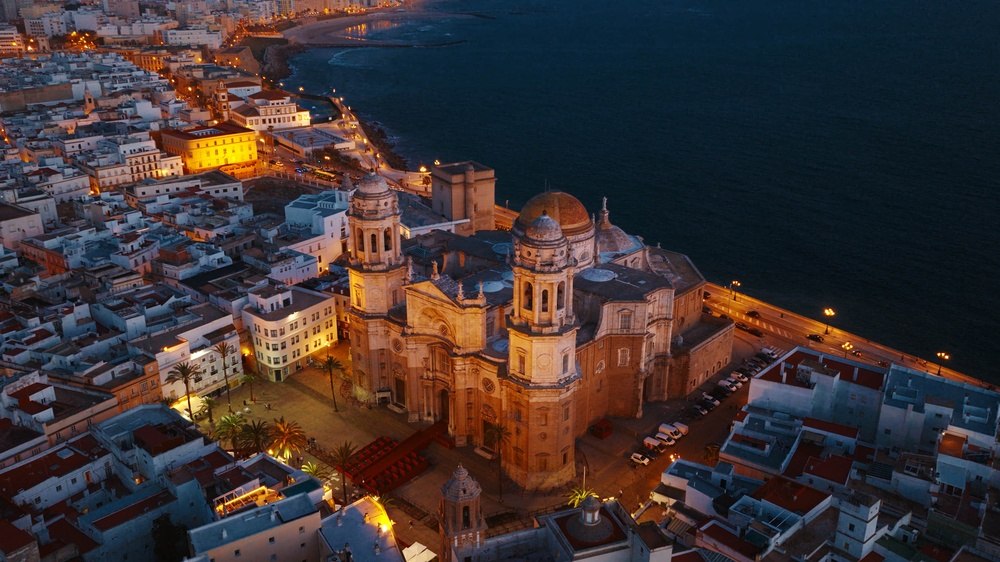
#> input picture EM_HW4/input.jpg, 1000 x 562 px, shrunk from 3840 x 2160 before the run; the run also reads 1 picture not shown here
$ python C420_compression.py
#> lines starting #> are read from the running program, lines starting #| are printed output that depends on the picture
# make_comparison.py
import math
import os

import numpy as np
from PIL import Image, ImageDraw

ORIG = "input.jpg"       # ← 原圖檔名
REC  = "output.jpg"      # ← 重建圖檔名
OUT  = "comparison.png"  # ← 對照圖輸出

def psnr(a, b):
    mse = np.mean((a.astype(np.float32) - b.astype(np.float32))**2)
    return float('inf') if mse == 0 else 20*math.log10(255.0/math.sqrt(mse))

# 讀圖
orig = Image.open(ORIG).convert("RGB")
#> orig is the input picture: PIL image 1000x562 RGB; mean R, G, B 61.7, 51.7, 52.7
rec  = Image.open(REC ).convert("RGB")

# 計算 PSNR
val = psnr(np.asarray(orig), np.asarray(rec))
#> in psnr, `mse = np.mean((a.astype(np.float32) - b.astype(np.float32))**2)`: mse = 4.84
#> val = 41.29

# 建立白底畫布（多留 40px 放標題）
margin = 40
W, H   = orig.width + rec.width, orig.height + margin
#> W = 2000; H = 602
canvas = Image.new("RGB", (W, H), (255, 255, 255))
#> canvas: PIL image 2000x602 RGB; every value is 255

# 貼圖
canvas.paste(orig, (0, margin))
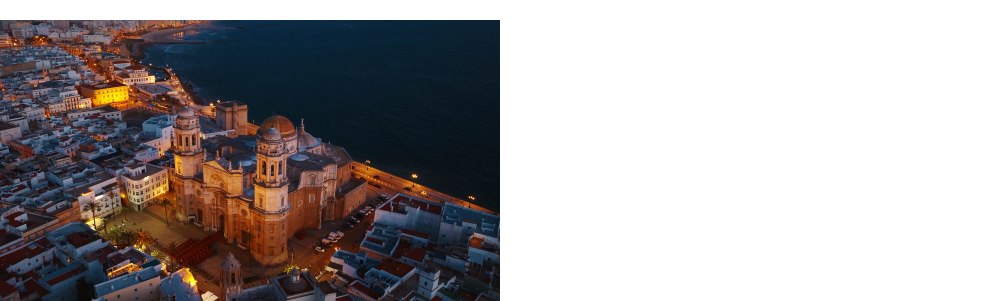
#> canvas: PIL image 2000x602 RGB (shown at 1/2 size); mean R, G, B 164.8, 160.1, 160.6
canvas.paste(rec,  (orig.width, margin))
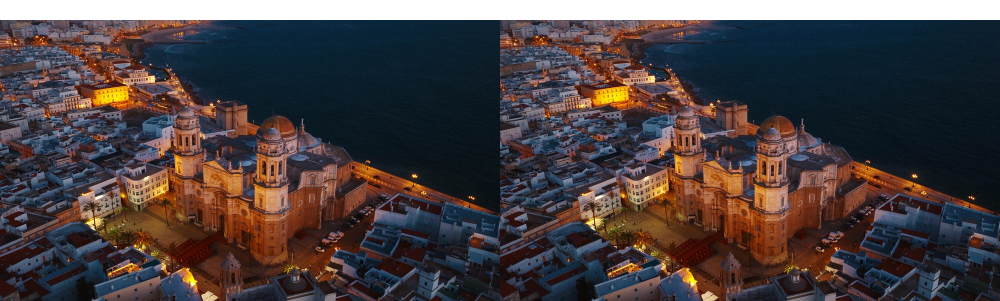
#> canvas: PIL image 2000x602 RGB (shown at 1/2 size); mean R, G, B 74.3, 64.9, 65.9

# 標題
draw = ImageDraw.Draw(canvas)
draw.text((orig.width//2 - len("Original")*3, 10), "Original",              fill=(0,0,0))
cap = f"Reconstructed (PSNR {val:.2f} dB)"
#> cap = 'Reconstructed (PSNR 41.29 dB)'
draw.text((orig.width + rec.width//2 - len(cap)*3, 10), cap, fill=(0,0,0))

canvas.save(OUT)
print(f"[✓] Saved {OUT}  (PSNR = {val:.2f} dB)")
#| [✓] Saved comparison.png  (PSNR = 41.29 dB)
